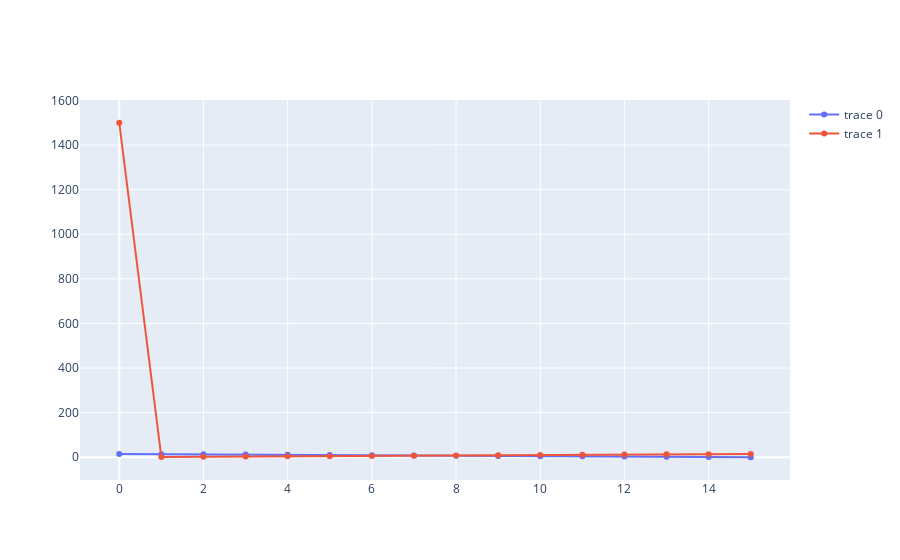

The notebook cell this image was saved under:
### Markdown cell above
Выборки, на которых разница между коэффициентами корреляции Пирсона и Спирмена больше 1.

### Code cell
x = [0, 1, 2, 3, 4, 5, 6, 7, 8, 9, 10, 11, 12, 13, 14, 15]
y1 = [15, 14, 13, 12, 11, 10, 9, 8, 7, 6, 5, 4, 3, 2, 1, 0]
y2 = [1500, 1, 2, 3, 4, 5, 6, 7, 8, 9, 10, 11, 12, 13, 14, 15]

traces = []
traces.append(go.Scatter(x=x, y=y1))
traces.append(go.Scatter(x=x, y=y2))
fig = go.Figure(data=traces)
iplot(fig)

### Figure 1 — Plotly figure (JSON) as saved in the notebook; plotly's stock layout.template omitted (floating-point values rounded to 4 significant figures)
{"data": [{"type": "scatter", "x": [0, 1, 2, 3, 4, 5, 6, 7, 8, 9, 10, 11, 12, 13, 14, 15], "y": [15, 14, 13, 12, 11, 10, 9, 8, 7, 6, 5, 4, 3, 2, 1, 0]}, {"type": "scatter", "x": [0, 1, 2, 3, 4, 5, 6, 7, 8, 9, 10, 11, 12, 13, 14, 15], "y": [1500, 1, 2, 3, 4, 5, 6, 7, 8, 9, 10, 11, 12, 13, 14, 15]}], "layout": {}}
